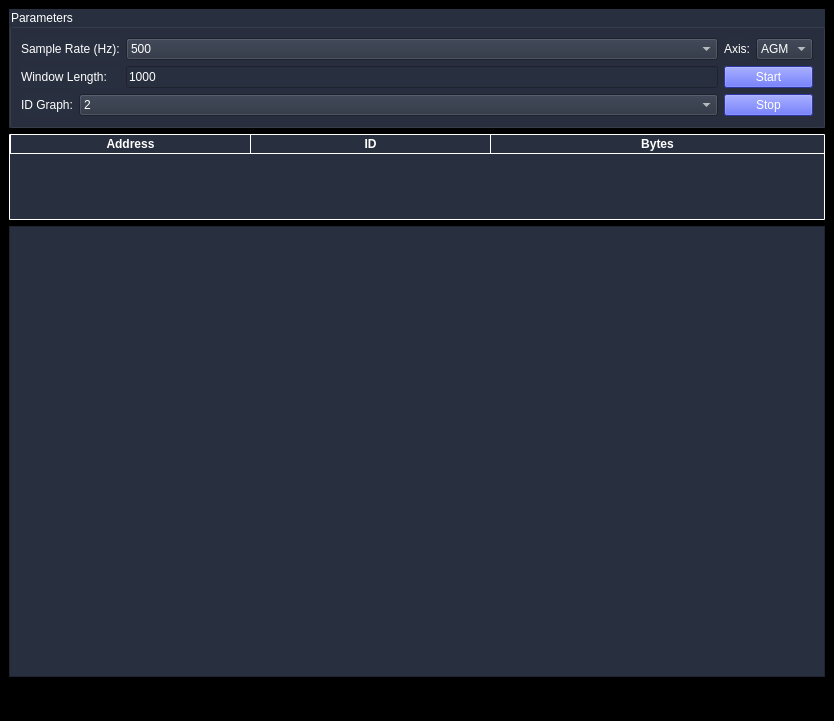
<?xml version="1.0" encoding="UTF-8"?>
<ui version="4.0">
 <class>MainWindow</class>
 <widget class="QMainWindow" name="MainWindow">
  <property name="geometry">
   <rect>
    <x>0</x>
    <y>0</y>
    <width>834</width>
    <height>721</height>
   </rect>
  </property>
  <property name="windowTitle">
   <string>IMU Sensor</string>
  </property>
  <property name="autoFillBackground">
   <bool>false</bool>
  </property>
  <property name="styleSheet">
   <string notr="true">background-color: rgb(0,0,0);</string>
  </property>
  <property name="unifiedTitleAndToolBarOnMac">
   <bool>false</bool>
  </property>
  <widget class="QWidget" name="centralwidget">
   <layout class="QGridLayout" name="gridLayout_5">
    <item row="0" column="0">
     <layout class="QGridLayout" name="gridLayout_4">
      <item row="1" column="1">
       <widget class="QTableWidget" name="tableWidget">
        <property name="maximumSize">
         <size>
          <width>16777215</width>
          <height>86</height>
         </size>
        </property>
        <property name="autoFillBackground">
         <bool>false</bool>
        </property>
        <property name="styleSheet">
         <string notr="true">QHeaderView::section {   
    color: white;
    background-color:  rgb(40, 47, 62);
	border-width: 0px 0px 1px 0.5px;
    border-style: solid;
    border-color: white;
}
QTableCornerButton::section {
    background-color: rgb(40, 47, 62);
}
QTableWidget { 
  background-color:  rgb(40, 47, 62);
  color: rgb(255, 255, 255);
  border-width: 1px 1px 1px 1px;
  border-style: solid;
  border-color: white;
  border-radius: 1px;
}
</string>
        </property>
        <property name="horizontalScrollBarPolicy">
         <enum>Qt::ScrollBarAlwaysOff</enum>
        </property>
        <property name="editTriggers">
         <set>QAbstractItemView::NoEditTriggers</set>
        </property>
        <property name="cornerButtonEnabled">
         <bool>false</bool>
        </property>
        <attribute name="horizontalHeaderCascadingSectionResizes">
         <bool>true</bool>
        </attribute>
        <attribute name="horizontalHeaderDefaultSectionSize">
         <number>240</number>
        </attribute>
        <attribute name="horizontalHeaderShowSortIndicator" stdset="0">
         <bool>false</bool>
        </attribute>
        <attribute name="horizontalHeaderStretchLastSection">
         <bool>true</bool>
        </attribute>
        <attribute name="verticalHeaderVisible">
         <bool>false</bool>
        </attribute>
        <attribute name="verticalHeaderCascadingSectionResizes">
         <bool>false</bool>
        </attribute>
        <attribute name="verticalHeaderStretchLastSection">
         <bool>true</bool>
        </attribute>
        <column>
         <property name="text">
          <string>Address</string>
         </property>
         <property name="font">
          <font>
           <bold>true</bold>
          </font>
         </property>
         <property name="background">
          <color>
           <red>0</red>
           <green>0</green>
           <blue>0</blue>
          </color>
         </property>
         <property name="foreground">
          <brush brushstyle="Dense1Pattern">
           <color alpha="255">
            <red>255</red>
            <green>255</green>
            <blue>255</blue>
           </color>
          </brush>
         </property>
        </column>
        <column>
         <property name="text">
          <string>ID</string>
         </property>
         <property name="font">
          <font>
           <bold>true</bold>
          </font>
         </property>
        </column>
        <column>
         <property name="text">
          <string>Bytes</string>
         </property>
         <property name="font">
          <font>
           <bold>true</bold>
          </font>
         </property>
        </column>
       </widget>
      </item>
      <item row="0" column="1">
       <widget class="QGroupBox" name="groupBox">
        <property name="styleSheet">
         <string notr="true">color: rgb(255, 255, 255);
background-color: rgb(40, 47, 62);</string>
        </property>
        <property name="title">
         <string>Parameters</string>
        </property>
        <layout class="QGridLayout" name="gridLayout_3">
         <item row="0" column="0">
          <layout class="QGridLayout" name="gridLayout_2">
           <item row="0" column="0" colspan="2">
            <widget class="QLabel" name="label">
             <property name="styleSheet">
              <string notr="true">color: rgb(255, 255, 255);</string>
             </property>
             <property name="text">
              <string>Sample Rate (Hz):</string>
             </property>
            </widget>
           </item>
           <item row="0" column="2">
            <widget class="QComboBox" name="comboBoxSr">
             <property name="styleSheet">
              <string notr="true">background-color: rgb(40, 47, 62);
border-color: rgb(0, 0, 0);
color: rgb(255, 255, 255);</string>
             </property>
             <item>
              <property name="text">
               <string>500</string>
              </property>
             </item>
             <item>
              <property name="text">
               <string>400</string>
              </property>
             </item>
             <item>
              <property name="text">
               <string>300</string>
              </property>
             </item>
             <item>
              <property name="text">
               <string>200</string>
              </property>
             </item>
             <item>
              <property name="text">
               <string>100</string>
              </property>
             </item>
            </widget>
           </item>
           <item row="1" column="0" colspan="2">
            <widget class="QLabel" name="label_5">
             <property name="styleSheet">
              <string notr="true">color: rgb(255, 255, 255);</string>
             </property>
             <property name="text">
              <string>Window Length:</string>
             </property>
            </widget>
           </item>
           <item row="1" column="2">
            <widget class="QLineEdit" name="lineEditWl">
             <property name="styleSheet">
              <string notr="true">background-color: rgb(40, 47, 62);
color: rgb(255, 255, 255);
border-color: rgb(0, 0, 0);</string>
             </property>
             <property name="text">
              <string>1000</string>
             </property>
            </widget>
           </item>
           <item row="2" column="0">
            <widget class="QLabel" name="label_4">
             <property name="styleSheet">
              <string notr="true">color: rgb(255, 255, 255);</string>
             </property>
             <property name="text">
              <string>ID Graph:</string>
             </property>
            </widget>
           </item>
           <item row="2" column="1" colspan="2">
            <widget class="QComboBox" name="comboBoxIdg">
             <property name="styleSheet">
              <string notr="true">background-color: rgb(40, 47, 62);
color: rgb(255, 255, 255);
border-color: rgb(0, 0, 0);</string>
             </property>
             <property name="currentText">
              <string>2</string>
             </property>
             <property name="currentIndex">
              <number>1</number>
             </property>
             <item>
              <property name="text">
               <string>1</string>
              </property>
             </item>
             <item>
              <property name="text">
               <string>2</string>
              </property>
             </item>
             <item>
              <property name="text">
               <string>3</string>
              </property>
             </item>
             <item>
              <property name="text">
               <string>4</string>
              </property>
             </item>
             <item>
              <property name="text">
               <string>5</string>
              </property>
             </item>
             <item>
              <property name="text">
               <string>6</string>
              </property>
             </item>
             <item>
              <property name="text">
               <string>7</string>
              </property>
             </item>
             <item>
              <property name="text">
               <string>8</string>
              </property>
             </item>
             <item>
              <property name="text">
               <string>9</string>
              </property>
             </item>
             <item>
              <property name="text">
               <string>10</string>
              </property>
             </item>
            </widget>
           </item>
          </layout>
         </item>
         <item row="0" column="1">
          <layout class="QVBoxLayout" name="verticalLayout">
           <item>
            <layout class="QGridLayout" name="gridLayout">
             <item row="0" column="1" colspan="2">
              <widget class="QComboBox" name="comboBoxAx">
               <property name="styleSheet">
                <string notr="true">background-color: rgb(40, 47, 62);
color: rgb(255, 255, 255);
border-color: rgb(0, 0, 0);</string>
               </property>
               <item>
                <property name="text">
                 <string>AGM</string>
                </property>
               </item>
               <item>
                <property name="text">
                 <string>AG</string>
                </property>
               </item>
               <item>
                <property name="text">
                 <string>A</string>
                </property>
               </item>
              </widget>
             </item>
             <item row="0" column="0">
              <widget class="QLabel" name="label_2">
               <property name="styleSheet">
                <string notr="true">color: rgb(255, 255, 255);</string>
               </property>
               <property name="text">
                <string>Axis:</string>
               </property>
              </widget>
             </item>
            </layout>
           </item>
           <item>
            <widget class="QPushButton" name="pushButtonStart">
             <property name="styleSheet">
              <string notr="true">background-color: rgb(66, 77, 230);
color: rgb(255, 255, 255);</string>
             </property>
             <property name="text">
              <string>Start</string>
             </property>
            </widget>
           </item>
           <item>
            <widget class="QPushButton" name="pushButtonStop">
             <property name="styleSheet">
              <string notr="true">background-color: rgb(66, 77, 230);
color: rgb(255, 255, 255);</string>
             </property>
             <property name="text">
              <string>Stop</string>
             </property>
            </widget>
           </item>
          </layout>
         </item>
        </layout>
       </widget>
      </item>
      <item row="2" column="1">
       <layout class="QHBoxLayout" name="horizontalLayout">
        <item>
         <layout class="QVBoxLayout" name="verticalLayout_2">
          <item>
           <widget class="GraphicsLayoutWidget" name="graphicsView">
            <property name="minimumSize">
             <size>
              <width>799</width>
              <height>204</height>
             </size>
            </property>
            <property name="autoFillBackground">
             <bool>false</bool>
            </property>
            <property name="styleSheet">
             <string notr="true">background-color: rgb(40, 47, 62);</string>
            </property>
           </widget>
          </item>
          <item>
           <spacer name="horizontalSpacer">
            <property name="orientation">
             <enum>Qt::Horizontal</enum>
            </property>
            <property name="sizeHint" stdset="0">
             <size>
              <width>738</width>
              <height>13</height>
             </size>
            </property>
           </spacer>
          </item>
         </layout>
        </item>
       </layout>
      </item>
      <item row="2" column="0">
       <spacer name="verticalSpacer">
        <property name="orientation">
         <enum>Qt::Vertical</enum>
        </property>
        <property name="sizeHint" stdset="0">
         <size>
          <width>0</width>
          <height>418</height>
         </size>
        </property>
       </spacer>
      </item>
     </layout>
    </item>
   </layout>
  </widget>
  <widget class="QStatusBar" name="statusbar"/>
 </widget>
 <customwidgets>
  <customwidget>
   <class>GraphicsLayoutWidget</class>
   <extends>QGraphicsView</extends>
   <header>pyqtgraph</header>
  </customwidget>
 </customwidgets>
 <resources/>
 <connections/>
</ui>
